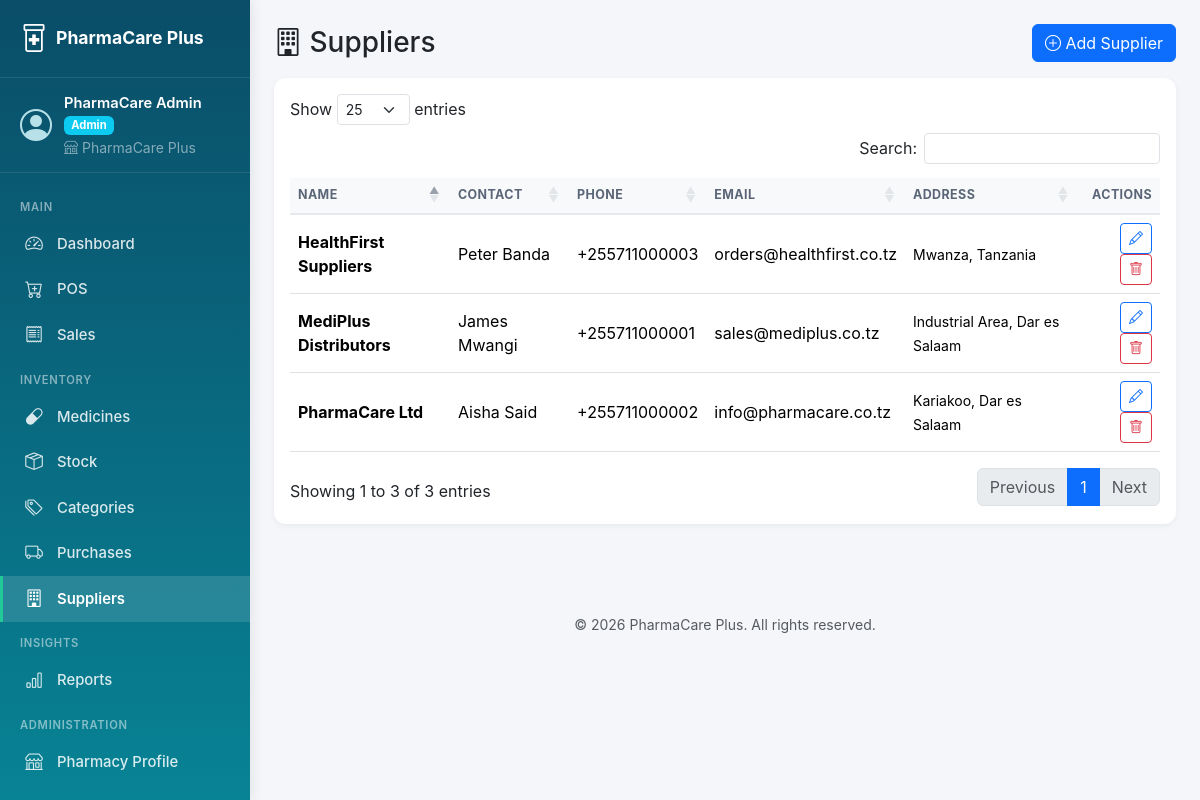
/index.php?page=suppliers (signed in), run on the app's committed database.
### tables this page shows
CREATE TABLE suppliers (
    id INT AUTO_INCREMENT PRIMARY KEY,
    pharmacy_id INT NOT NULL,
    name VARCHAR(150) NOT NULL,
    contact_person VARCHAR(100),
    phone VARCHAR(20),
    email VARCHAR(100),
    address VARCHAR(255),
    tax_id VARCHAR(50),
    is_active TINYINT(1) DEFAULT 1,
    created_at TIMESTAMP DEFAULT CURRENT_TIMESTAMP,
    updated_at TIMESTAMP DEFAULT CURRENT_TIMESTAMP ON UPDATE CURRENT_TIMESTAMP,
    FOREIGN KEY (pharmacy_id) REFERENCES pharmacies(id) ON DELETE CASCADE,
    INDEX idx_sup_pharmacy (pharmacy_id)
);

### controllers/SupplierController.php (called while the page is built, shortened)
<?php
require_once __DIR__ . '/../models/Supplier.php';
class SupplierController {
    private $supplier;
    public function __construct($db) {
        $this->supplier = new Supplier($db, currentPharmacyId());
    }
    public function index() {
        $suppliers = $this->supplier->all();
        require __DIR__ . '/../views/suppliers/index.php';
    }
}

### index.php (called while the page is built, shortened)
<?php
require_once __DIR__ . '/config/config.php';
$db = (new Database())->getConnection();
$action = $_GET['action'] ?? 'index';
$controller = new $controllerName($db);
$methodMap = [
    'index'         => 'index',
    'create'        => 'create',
    'store'         => 'store',
    'edit'          => 'edit',
    'update'        => 'update',
    'delete'        => 'delete',
    'show'          => 'show',
    'invoice'       => 'invoice',
    'pos'           => 'pos',
    'sales'         => 'sales',
    'inventory'     => 'inventory',
    'expiry'        => 'expiry',
    'adjust'        => 'adjust',
    'storeAdjust'   => 'storeAdjust',
    'ajaxSearch'    => 'ajaxSearch',
    'ajaxBarcode'   => 'ajaxBarcode',
    'toggle'        => 'toggle',
    'rotateKey'     => 'rotateKey',
    'profile'           => 'profile',
    'updateProfile'     => 'updateProfile',
    'exportSalesPdf'    => 'exportSalesPdf',
    'exportInventoryPdf'=> 'exportInventoryPdf',
    'exportExpiryPdf'   => 'exportExpiryPdf',
];
$method = $methodMap[$action] ?? 'index';
$controller->$method();

### config/config.php (called while the page is built, shortened)
<?php
function url($path = '') {
    return BASE_URL . '/' . ltrim($path, '/');
}
function sanitize($value) {
    return htmlspecialchars(trim((string)$value), ENT_QUOTES, 'UTF-8');
}
function isLoggedIn() {
    return isset($_SESSION['user_id']);
}
function hasRole($roles) {
    return in_array($_SESSION['role'] ?? '', $roles, true);
}
function currentPharmacyId() {
    return $_SESSION['pharmacy_id'] ?? null;
}

### models/Supplier.php (called while the page is built, shortened)
<?php
class Supplier {
    private $db;
    private $pharmacyId;
    public function __construct($db, $pharmacyId = null) {
        $this->db         = $db;
        $this->pharmacyId = $pharmacyId === null ? null : (int)$pharmacyId;
    }
    private function tenantClause() {
        return $this->pharmacyId === null ? '' : " AND pharmacy_id = " . $this->pharmacyId;
    }
    public function all() {
        $sql = "SELECT * FROM suppliers WHERE 1=1" . $this->tenantClause() . " ORDER BY name ASC";
        return $this->db->query($sql)->fetchAll();
    }
}

### views/suppliers/index.php (the view, shortened to what this page needs)
<?php $pageTitle = 'Suppliers'; require __DIR__ . '/../layouts/header.php'; ?>
<div class="d-flex justify-content-between align-items-center mb-3">
    <h3 class="mb-0"><i class="bi bi-building"></i> Suppliers</h3>
    <?php if (hasRole(['admin','pharmacist'])): ?>
        <a href="<?= url('index.php?page=suppliers&action=create') ?>" class="btn btn-primary"><i class="bi bi-plus-circle"></i> Add Supplier</a>
    <?php endif; ?>
</div>
<div class="card"><div class="card-body table-responsive">
    <table class="table table-hover align-middle js-datatable" data-order='[[0,"asc"]]'>
        <thead><tr><th>Name</th><th>Contact</th><th>Phone</th><th>Email</th><th>Address</th><th class="text-end dt-no-sort dt-no-export">Actions</th></tr></thead>
        <tbody>
        <?php foreach ($suppliers as $s): ?>
            <tr>
                <td><strong><?= sanitize($s['name']) ?></strong>
                </td>
                <td><?= sanitize($s['contact_person'] ?? '-') ?></td>
                <td><?= sanitize($s['phone'] ?? '-') ?></td>
                <td><?= sanitize($s['email'] ?? '-') ?></td>
                <td><small><?= sanitize($s['address'] ?? '-') ?></small></td>
                <td class="text-end">
                    <?php if (hasRole(['admin','pharmacist'])): ?>
                        <a href="<?= url('index.php?page=suppliers&action=edit&id=' . $s['id']) ?>" class="btn btn-sm btn-outline-primary"><i class="bi bi-pencil"></i></a>
                    <?php endif; ?>
                    <?php if (hasRole(['admin'])): ?>
                        <form method="POST" action="<?= url('index.php?page=suppliers&action=delete') ?>" class="d-inline"
                              onsubmit="return confirm('Delete supplier?');">
                            <button type="submit" class="btn btn-sm btn-outline-danger"><i class="bi bi-trash"></i></button>
                        </form>
                    <?php endif; ?>
                </td>
            </tr>
        <?php endforeach; ?>
        </tbody>
    </table>
</div></div>
<?php require __DIR__ . '/../layouts/footer.php'; ?>

### assets/css/style.css (style rules this page uses)
:root { --brand-primary: #0d6efd; --brand-secondary: #198754; --brand-accent: #20c997; --brand-dark: #0a1929; }
body { background: #f4f6fa; font-family: -apple-system, BlinkMacSystemFont, 'Segoe UI', Roboto, sans-serif; }
:root { --sidebar-width: 250px; --topbar-height: 56px; }
.card { border: none; border-radius: 12px; box-shadow: 0 2px 6px rgba(0,0,0,0.05); }
.table thead th { background: #f8f9fb; font-size: 0.78rem; text-transform: uppercase; letter-spacing: 0.4px; color: #5a6677; border-bottom: 2px solid #e6e8ed; }

### data on the page
suppliers: name "HealthFirst Suppliers", contact_person "Peter Banda", phone "+255711000003", email "orders@healthfirst.co.tz", address "Mwanza, Tanzania"
suppliers: name "MediPlus Distributors", contact_person "James Mwangi", phone "+255711000001", email "sales@mediplus.co.tz", address "Industrial Area, Dar es Salaam"
suppliers: name "PharmaCare Ltd", contact_person "Aisha Said", phone "+255711000002", email "info@pharmacare.co.tz", address "Kariakoo, Dar es Salaam"

### other printed values
APP_NAME "PharmaCare Plus"
$u['full_name'] "PharmaCare Admin"
$u['role'] "Admin"
$u['pharmacy_name'] "PharmaCare Plus"
